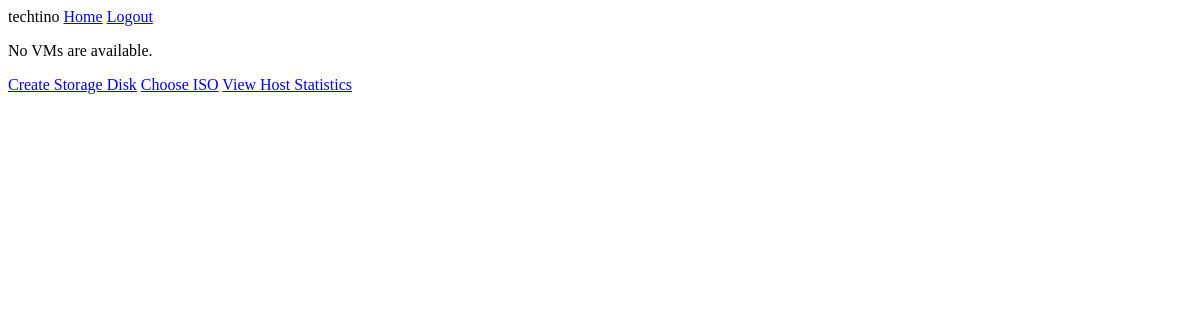
The app's page /manager/listing (signed in), older data.
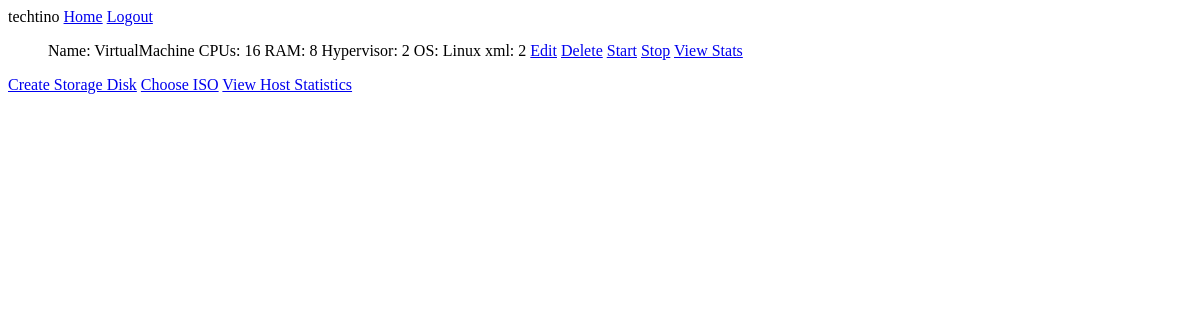
The same page, newer data.
### manager/models.py (models this page shows, shortened)
class VM(models.Model):
    name = models.CharField(max_length=30)
    cpus = models.IntegerField()
    ram = models.IntegerField()
    HYPERVISOR_CHOICES = (
        ('QEMU', 'QEMU'),
        ('Virtualbox', 'Virtualbox'),
        ('VMWare', 'VMWare'),)
    hypervisor = models.CharField(max_length=30,choices=HYPERVISOR_CHOICES)
    OS = (
        ('Linux', 'Linux'),
        ('Windows', 'Windows'),
        ('Mac', 'Mac'),)
    os = models.CharField(max_length=30,choices=OS)
    xml = models.CharField(max_length=100)
    storage_disk = models.ForeignKey(StorageDisk, on_delete=models.CASCADE)

### manager/views.py (the view)
# urls.py: path('listing', views.listing, name='listing'),
@login_required
def listing(request):
    VM_list = VM.objects.order_by('id')[:40]
    template = loader.get_template('listing.html')
    username = request.user.get_username()
    context = {
        'VM_list': VM_list,
        'username': username,
    }
    return HttpResponse(template.render(context, request))

### manager/templates/listing.html
{% extends "base.html" %}
{% block content %}
{% if VM_list %}
    <ul>
    {% for vm in VM_list %}
        <p>Name: {{vm.name}} CPUs: {{vm.cpus}} RAM: {{vm.ram}} Hypervisor: {{vm.hypervisor}} OS: {{vm.os}} xml: {{vm.xml}} <a href="/manager/{{ vm.id }}/edit">Edit</a>  <a href="/manager/{{ vm.id }}/delete">Delete</a>  <a href="/manager/{{ vm.id }}/startVM">Start</a> <a href="/manager/{{ vm.id }}/stopVM">Stop</a> <a href="/manager/{{ vm.id }}/viewStats">View Stats</a></p>
    {% endfor %}
    </ul>
{% else %}
    <p>No VMs are available.</p>
{% endif %}
<a href="/manager/createDisk">Create Storage Disk</a>
<a href="/manager/uploadISO">Choose ISO</a>
<a href="/manager/viewStats">View Host Statistics</a>
{% endblock content %}

### manager/templates/base.html
{{username}} <a href="/manager/home">Home</a> <a href="/accounts/logout">Logout</a>
{% block content %}{% endblock content %}

Row changes from the older to the newer data that the page shows:
added VM: name "VirtualMachine", cpus "16", ram "8", hypervisor "2", os "Linux", xml "2"
Text that changed along with them:
text no longer shown: "No VMs are available."
